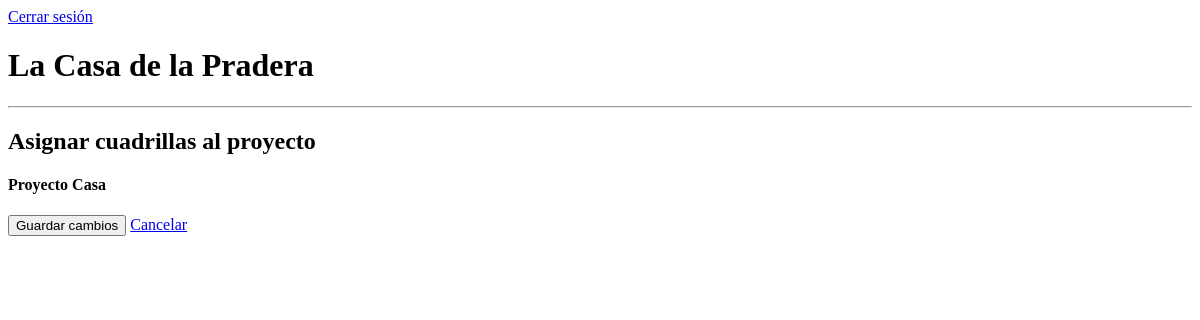
Before: /proyectos/1/asignar-cuadrillas/ (signed in) with the older database file.
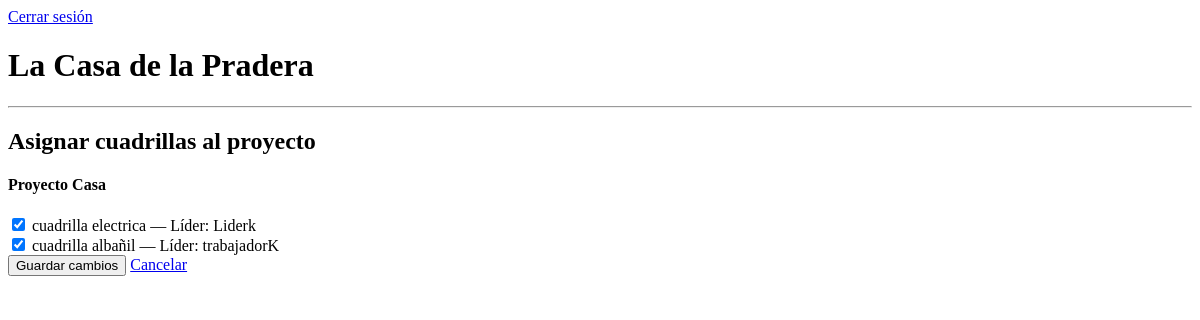
After: the same page with the newer database file.
### proyectos/models.py (models this page shows, shortened)
class Proyecto(models.Model):
    nombre = models.CharField(max_length=100)
    descripcion = models.TextField(blank=True)
    fecha_inicio = models.DateField()
    fecha_termino = models.DateField(null=True, blank=True)
    jefe = models.ForeignKey(User, on_delete=models.CASCADE, related_name='proyectos')
    activo = models.BooleanField(default=True)

### personal/models.py (models this page shows, shortened)
class Cuadrilla(models.Model):
    nombre = models.CharField(max_length=100)
    proyecto = models.ForeignKey(Proyecto, on_delete=models.CASCADE, related_name='cuadrillas')
    lider = models.ForeignKey(User, on_delete=models.SET_NULL, null=True, blank=True, related_name='cuadrillas_lideradas')

### proyectos/views.py (the view, shortened to what this page needs)
# urls.py: path('<int:proyecto_id>/asignar-cuadrillas/', views.asignar_cuadrillas, name='asignar_cuadrillas'),
@login_required
@user_passes_test(es_jefe)
def asignar_cuadrillas(request, proyecto_id):
    proyecto = Proyecto.objects.get(id=proyecto_id, jefe=request.user)
    cuadrillas_disponibles = Cuadrilla.objects.all()
    cuadrillas_asignadas = Cuadrilla.objects.filter(proyecto=proyecto).values_list('id', flat=True)
    return render(request, 'asignar_cuadrillas.html', {
        'proyecto': proyecto,
        'cuadrillas_disponibles': cuadrillas_disponibles,
        'cuadrillas_asignadas': cuadrillas_asignadas
    })

### proyectos/views.py (called while the page is built)
def es_jefe(user):
    return user.groups.filter(name='JefeProyecto').exists()

### proyectos/templates/asignar_cuadrillas.html (shortened to what this page needs)
{% extends 'base.html' %}
{% block content %}
<h2>Asignar cuadrillas al proyecto</h2>
<h4>{{ proyecto.nombre }}</h4>
<form method="POST">
    <div class="form-group mt-3">
        {% for c in cuadrillas_disponibles %}
        <div class="form-check">
            <input
                class="form-check-input"
                type="checkbox"
                name="cuadrillas"
                value="{{ c.id }}"
                id="cuadrilla_{{ c.id }}"
                {% if c.id in cuadrillas_asignadas %}checked{% endif %}>
            <label class="form-check-label" for="cuadrilla_{{ c.id }}">
                {{ c.nombre }} — Líder: {{ c.lider.username|default:"(sin líder)" }}
            </label>
        </div>
        {% endfor %}
    </div>
    <button type="submit" class="btn btn-success mt-3">Guardar cambios</button>
    <a href="{% url 'proyectos:panel' %}" class="btn btn-secondary mt-3">Cancelar</a>
</form>
{% endblock %}

### core/templates/base.html (shortened to what this page needs)
<!DOCTYPE html>
<html lang="es">
<head>
</head>
<body>
  <nav>
    <a href="{% url 'logout' %}">Cerrar sesión</a>
  </nav>
  <header>
    <h1>La Casa de la Pradera</h1>
    <hr>
  </header>
  <main>
    {% block content %}{% endblock %}
  </main>
</body>
</html>

Changed rows visible on the page:
added Cuadrilla: cuadrillas "☑", nombre "cuadrilla electrica", lider.username "Liderk"
added Cuadrilla: cuadrillas "☑", nombre "cuadrilla albañil", lider.username "trabajadorK"
